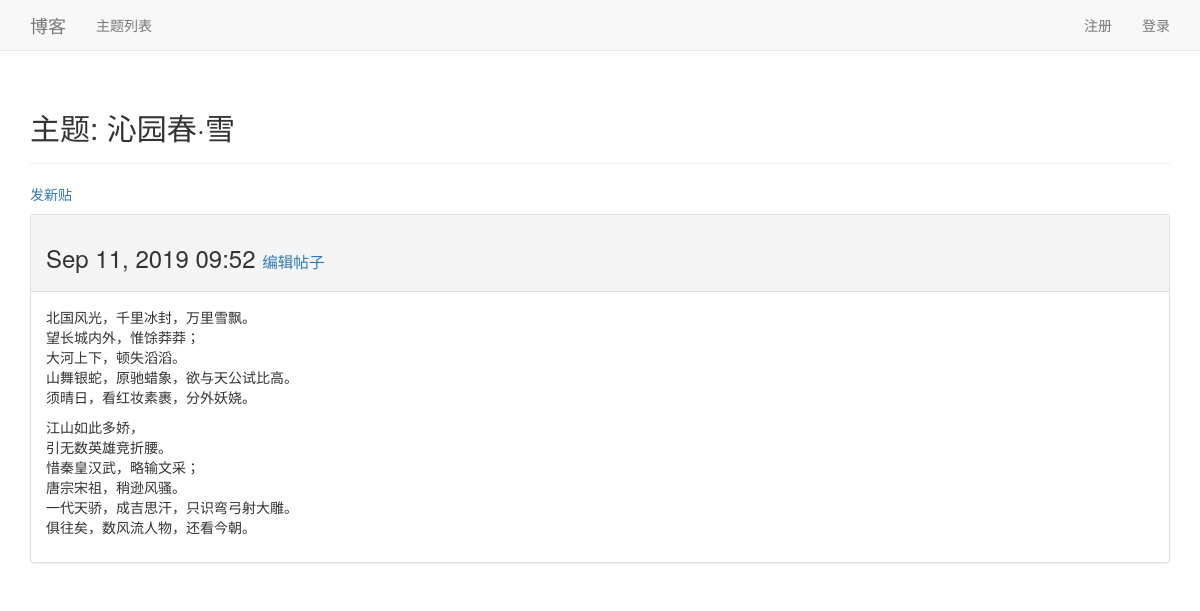
The app's page /topics/2/ with its own data.
### blogs/models.py (models this page shows, shortened)
class BlogPost(models.Model):
    title = models.CharField(max_length=200)
    text = models.TextField()
    date_added = models.DateTimeField(auto_now_add=True)
    owner = models.ForeignKey(User, on_delete=models.PROTECT)

### blogs/views.py (the view)
# urls.py: url(r'^topics/(?P<topic_id>\d+)/$', views.topic, name='topic'),
def topic(request, topic_id):
    topic = get_object_or_404(BlogPost, id=topic_id)
    context = {'topic': topic}
    return render(request, 'blogs/topic.html', context)

### blogs/templates/blogs/topic.html
{% extends 'blogs/base.html' %}
{% block header %}
  <h2>主题: {{ topic.title }}</h2>
{% endblock header %}
{% block content %}
  <p>
    <a href="{% url 'blogs:new_topic' %}">发新贴</a>
  </p>
  <div class="panel panel-default">
    <div class="panel-heading">
      <h3>
        {{ topic.date_added|date:'M d, Y H:i' }}
        <small>
          <a href="{% url 'blogs:edit_topic' topic.id %}">
              编辑帖子</a>
        </small>
      </h3>
    </div>
    <div class="panel-body">
      {{ topic.text|linebreaks }}
    </div>
  </div>
{% endblock content %}

### records on screen
BlogPost: title "沁园春·雪", date_added "Sep 11, 2019 09:52", text "北国风光，千里冰封，万里雪飘。 望长城内外，惟馀莽莽； 大河上下，顿失滔滔。 山舞银蛇，原驰蜡象，欲与天公试比高。 须晴日，看红妆素裹，分外妖娆。 江山如此多娇， 引无数英雄竞折腰。 惜秦皇汉武，略输文采； 唐宗宋祖，稍逊风骚。 一代天骄，成吉思汗，只识弯弓射大雕。 俱往矣，数风流人物，还看今朝。"
